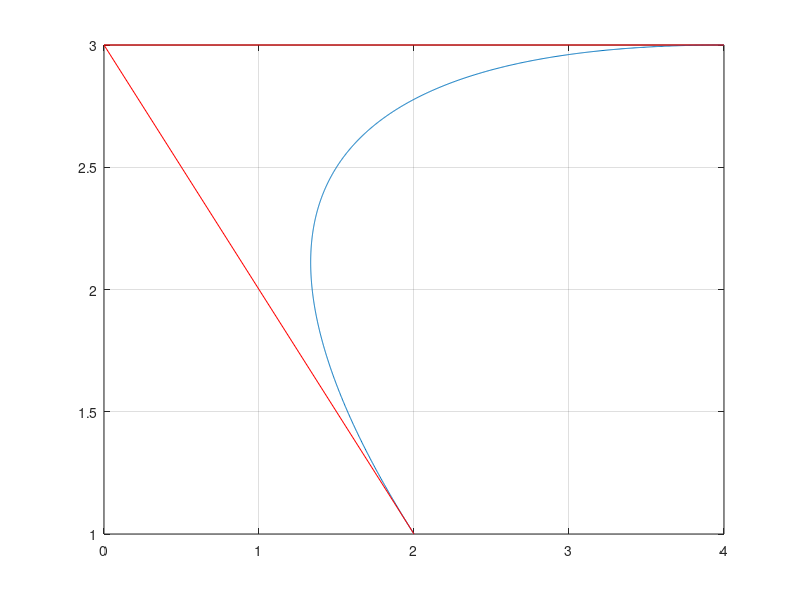

Source code (MATLAB):
clear
clc

t = 0:.001:1;

b0 = (1-t).^2;
b1 = 2*t.*(1-t);
b2 = t.^2; 

P0 = [2,1];
P1 = [0,3];
P2 = [4,3];

x = P0(1)*b0 + P1(1)*b1 + P2(1)*b2;
y = P0(2)*b0 + P1(2)*b1 + P2(2)*b2;

P = [P0, P1, P2]; 


figure(1)
plot(x,y), grid on 
hold on 
plot([P0(1) P1(1) P2(1)],[P0(2) P1(2) P2(2)],'r')